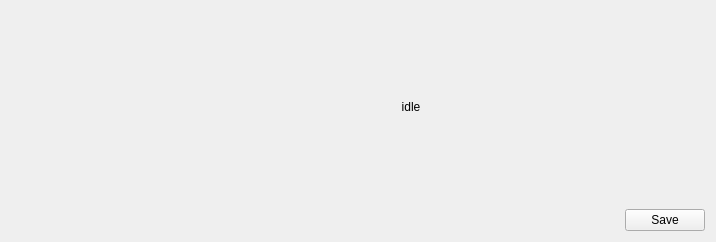
<?xml version="1.0" encoding="UTF-8"?>
<ui version="4.0">
 <class>TabUserMode</class>
 <widget class="QWidget" name="TabUserMode">
  <property name="geometry">
   <rect>
    <x>0</x>
    <y>0</y>
    <width>716</width>
    <height>242</height>
   </rect>
  </property>
  <property name="windowTitle">
   <string>Form</string>
  </property>
  <layout class="QHBoxLayout" name="horizontalLayout_2" stretch="0,1">
   <item>
    <widget class="UserModePanel" name="usrCtlPanel" native="true">
     <property name="minimumSize">
      <size>
       <width>100</width>
       <height>0</height>
      </size>
     </property>
    </widget>
   </item>
   <item>
    <layout class="QVBoxLayout" name="verticalLayout">
     <item>
      <widget class="QStackedWidget" name="stackedWidget_plot_mode">
       <property name="styleSheet">
        <string notr="true"/>
       </property>
       <property name="currentIndex">
        <number>0</number>
       </property>
       <widget class="QWidget" name="page_idle">
        <layout class="QHBoxLayout" name="horizontalLayout_4">
         <item>
          <widget class="QLabel" name="label_page_idle">
           <property name="text">
            <string>idle</string>
           </property>
           <property name="alignment">
            <set>Qt::AlignCenter</set>
           </property>
          </widget>
         </item>
        </layout>
       </widget>
       <widget class="QWidget" name="page_pt">
        <layout class="QHBoxLayout" name="horizontalLayout_21">
         <item>
          <widget class="QLabel" name="label_27">
           <property name="text">
            <string/>
           </property>
           <property name="alignment">
            <set>Qt::AlignRight|Qt::AlignTrailing|Qt::AlignVCenter</set>
           </property>
          </widget>
         </item>
        </layout>
       </widget>
       <widget class="QWidget" name="page_home"/>
       <widget class="QWidget" name="page_mid"/>
      </widget>
     </item>
     <item>
      <layout class="QHBoxLayout" name="horizontalLayout">
       <item>
        <spacer name="horizontalSpacer">
         <property name="orientation">
          <enum>Qt::Horizontal</enum>
         </property>
         <property name="sizeHint" stdset="0">
          <size>
           <width>40</width>
           <height>20</height>
          </size>
         </property>
        </spacer>
       </item>
       <item>
        <widget class="QPushButton" name="btn_saveMode">
         <property name="text">
          <string>Save</string>
         </property>
        </widget>
       </item>
      </layout>
     </item>
    </layout>
   </item>
  </layout>
 </widget>
 <customwidgets>
  <customwidget>
   <class>UserModePanel</class>
   <extends>QWidget</extends>
   <header>usermodepanel.h</header>
   <container>1</container>
  </customwidget>
 </customwidgets>
 <resources/>
 <connections/>
</ui>
